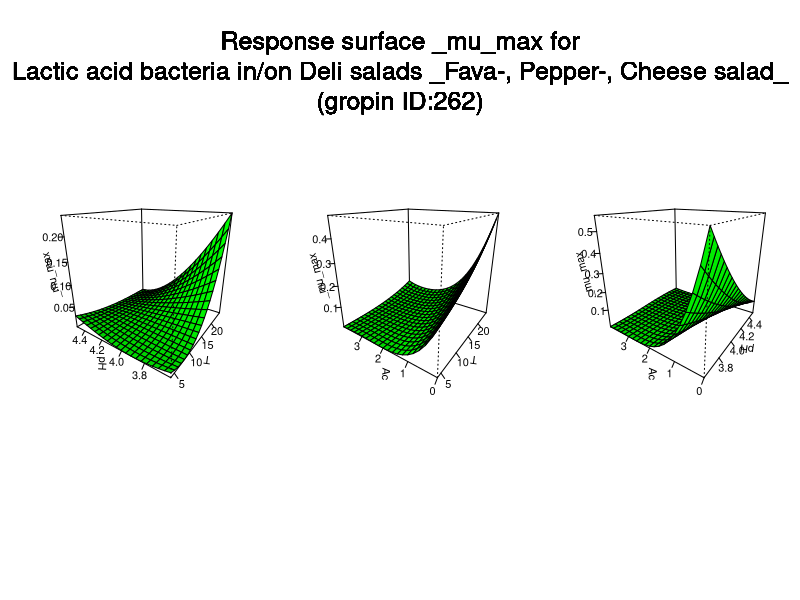

Write the R code that produced this figure.
#############################
# start of Parameter script
#############################
T <- seq(4.004,24.975024975025,length.out=21)
pH <- seq(3.6036,4.4955044955045,length.out=21)
Ac <- seq(0,3.996003996004,length.out=21)
#############################
# end of Parameter script
#############################
############################# 
# start of Model script Gropin ID 262 
#############################
 
# constant coefficients for this model
 
variables <- data.frame(T,pH,Ac)
argumentsPar <- expand.grid(variables)
 
# heart of the model
response_surface <- function(T,pH,Ac) {
   mumax <-(2.035+(0.818*T)+((-6.917)*(Ac/(1+10^(pH-4.76))))+(0.0009*(T^2))+(0.358*((Ac/(1+10^(pH-4.76)))^2))+((-0.196)*T*pH)+(1.259*pH*(Ac/(1+10^(pH-4.76)))))^2/24

return(mumax=mumax)
} 

# output parameters
responseSurface <- cbind(argumentsPar,response_surface(argumentsPar['T'],argumentsPar['pH'],argumentsPar['Ac']))
colnames(responseSurface) <- c(colnames(argumentsPar),'mumax')
#############################
# End of Model script
#############################
############################# 
# start of Visualisation script Gropin ID 262 
#############################
argPar1 <- expand.grid(T,pH)
argPar2 <- expand.grid(T,Ac)
argPar3 <- expand.grid(pH,Ac)
z1 <- matrix(unlist(response_surface(argPar1[1],argPar1[2],Ac[10])),nrow=21)
z2 <- matrix(unlist(response_surface(argPar2[1],pH[10],argPar2[2])),nrow=21)
z3 <- matrix(unlist(response_surface(T[10],argPar3[1],argPar3[2])),nrow=21)
par(mfrow = c(1,3))
persp(T,pH,z1,col = 'green',xlab='T',ylab='pH',zlab='_mu_max',theta=305,phi=20,shade=0.25,ticktype = 'detailed')
persp(T,Ac,z2,col = 'green',xlab='T',ylab='Ac',zlab='_mu_max',theta=305,phi=20,shade=0.25,ticktype = 'detailed')
persp(pH,Ac,z3,col = 'green',xlab='pH',ylab='Ac',zlab='_mu_max',theta=305,phi=20,shade=0.25,ticktype = 'detailed')
mtext('Response surface _mu_max for
Lactic acid bacteria in/on Deli salads _Fava-, Pepper-, Cheese salad_
(gropin ID:262)',outer=T,  cex=1.5, line=-8.5, side=3)
#############################
# End of Visualisation script
#############################
